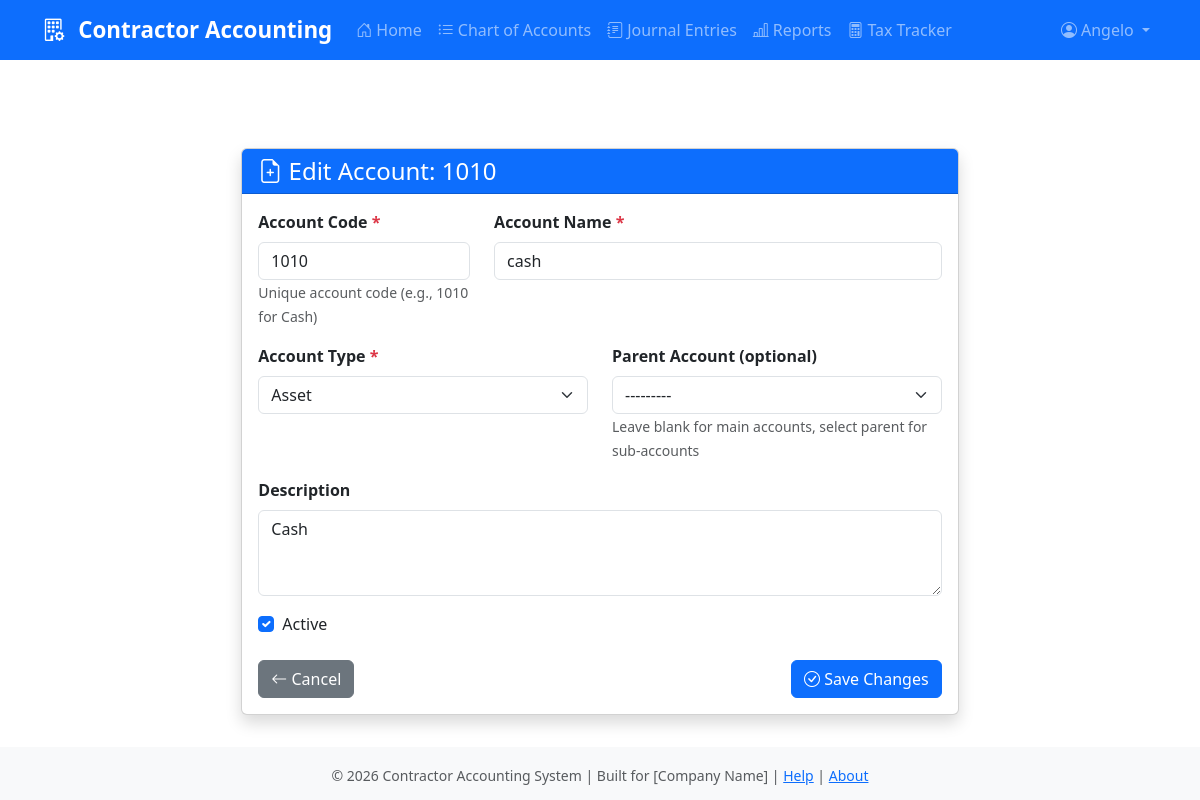
/ledger/accounts/1/edit/ (signed in), run on the app's committed database.
### Users/models.py (models this page shows, shortened)
class User(AbstractUser):
    ROLE_CHOICES = (
        ('admin', 'Admin'),
        ('accountant', 'Accountant'),
        ('bookkeeper', 'Bookkeeper'),
        ('client', 'Client'),
    )
    role = models.CharField(
        max_length=10, choices=ROLE_CHOICES, default='client')

### ledger/models.py (models this page shows)
class Account(models.Model):
    ACCOUNT_TYPES = [
        ('ASSET', 'Asset'),
        ('LIABILITY', 'Liability'),
        ('EQUITY', 'Equity'),
        ('REVENUE', 'Revenue'),
        ('EXPENSE', 'Expense'),
    ]
    code = models.CharField(max_length=20, unique=True,
                            help_text="Account code (e.g., 1010, 5010)")
    name = models.CharField(max_length=200, help_text="Account name")
    account_type = models.CharField(max_length=20, choices=ACCOUNT_TYPES)
    parent = models.ForeignKey(
        'self',
        on_delete=models.SET_NULL,
        null=True,
        blank=True,
        related_name='children',
        help_text="Parent account for hierarchical chart of accounts"
    )
    is_active = models.BooleanField(default=True)
    description = models.TextField(blank=True)
    created_at = models.DateTimeField(auto_now_add=True)
    updated_at = models.DateTimeField(auto_now=True)
    class Meta:
        ordering = ['code']
        verbose_name = "Account"
        verbose_name_plural = "Chart of Accounts"
    def __str__(self):
        return f"{self.code} - {self.name}"

### ledger/views.py (the view)
# urls.py: path('accounts/<int:pk>/edit/', views.account_edit, name='account_edit'),
@login_required(login_url='login')
def account_edit(request, pk):
    account = get_object_or_404(Account, pk=pk)
    if request.method == 'POST':
        form = AccountForm(request.POST, instance=account)
        if form.is_valid():
            account = form.save()
            messages.success(
                request, f'Account {account.code} - {account.name} updated successfully!')
            return redirect('accounts_list')
    else:
        form = AccountForm(instance=account)
    context = {
        'form': form,
        'account': account,
        'title': f'Edit Account: {account.code}',
        'button_text': 'Save Changes',
    }
    return render(request, 'ledger/account_form.html', context)

### ledger/templates/ledger/account_form.html (shortened to what this page needs)
{% extends 'ledger/base.html' %}
{% block content %}
<div class="container mt-4">
    <div class="row justify-content-center">
        <div class="col-lg-8">
            <div class="card shadow">
                <div class="card-header bg-primary text-white">
                    <h4 class="mb-0">
                        <i class="bi bi-file-earmark-plus"></i> {{ title }}
                    </h4>
                </div>
                <div class="card-body">
                    <form method="post">
                        <div class="row">
                            <div class="col-md-4 mb-3">
                                <label for="{{ form.code.id_for_label }}" class="form-label fw-bold">
                                    {{ form.code.label }} <span class="text-danger">*</span>
                                </label>
                                {{ form.code }}
                                {% if form.code.help_text %}
                                    <small class="form-text text-muted">{{ form.code.help_text }}</small>
                                {% endif %}
                            </div>
                            <div class="col-md-8 mb-3">
                                <label for="{{ form.name.id_for_label }}" class="form-label fw-bold">
                                    {{ form.name.label }} <span class="text-danger">*</span>
                                </label>
                                {{ form.name }}
                            </div>
                        </div>
                        <div class="row">
                            <div class="col-md-6 mb-3">
                                <label for="{{ form.account_type.id_for_label }}" class="form-label fw-bold">
                                    {{ form.account_type.label }} <span class="text-danger">*</span>
                                </label>
                                {{ form.account_type }}
                            </div>
                            <div class="col-md-6 mb-3">
                                <label for="{{ form.parent.id_for_label }}" class="form-label fw-bold">
                                    {{ form.parent.label }}
                                </label>
                                {{ form.parent }}
                                {% if form.parent.help_text %}
                                    <small class="form-text text-muted">{{ form.parent.help_text }}</small>
                                {% endif %}
                            </div>
                        </div>
                        <div class="mb-3">
                            <label for="{{ form.description.id_for_label }}" class="form-label fw-bold">
                                {{ form.description.label }}
                            </label>
                            {{ form.description }}
                        </div>
                        <div class="form-check mb-4">
                            {{ form.is_active }}
                            <label class="form-check-label" for="{{ form.is_active.id_for_label }}">
                                {{ form.is_active.label }}
                            </label>
                        </div>
                        <div class="d-flex justify-content-between">
                            <a href="{% url 'accounts_list' %}" class="btn btn-secondary">
                                <i class="bi bi-arrow-left"></i> Cancel
                            </a>
                            <button type="submit" class="btn btn-primary">
                                <i class="bi bi-check-circle"></i> {{ button_text }}
                            </button>
                        </div>
                    </form>
                </div>
            </div>
        </div>
    </div>
</div>
{% endblock %}

### ledger/templates/ledger/base.html (shortened to what this page needs)
<!DOCTYPE html>
<html lang="en">
<head>
    <link href="https://cdn.jsdelivr.net/npm/bootstrap@5.3.3/dist/css/bootstrap.min.css" rel="stylesheet">
    <link href="https://cdn.jsdelivr.net/npm/bootstrap-icons@1.11.3/font/bootstrap-icons.css" rel="stylesheet">
</head>
<body>
    <nav class="navbar navbar-expand-lg navbar-dark bg-primary sticky-top">
        <div class="container">
            <a class="navbar-brand" href="{% url 'dashboard' %}">
                <i class="bi bi-building-gear me-2"></i>
                Contractor Accounting
            </a>
            <div class="collapse navbar-collapse" id="navbarNav">
                <ul class="navbar-nav me-auto">
                    <li class="nav-item">
                        <a class="nav-link" href="{% url 'dashboard' %}">
                            <i class="bi bi-house-door me-1"></i>Home
                        </a>
                    </li>
                    <li class="nav-item">
                        <a class="nav-link" href="{% url 'accounts_list' %}">
                            <i class="bi bi-list-ul me-1"></i>Chart of Accounts
                        </a>
                    </li>
                    <li class="nav-item">
                        <a class="nav-link" href="{% url 'journals_list' %}">
                            <i class="bi bi-journal-text me-1"></i>Journal Entries
                        </a>
                    </li>
                    <li class="nav-item">
                        <a class="nav-link" href="{% url 'report_trial_balance' %}">
                            <i class="bi bi-bar-chart-line me-1"></i>Reports
                        </a>
                    </li>
                    <li class="nav-item">
                        <a class="nav-link" href="{% url 'taxes_dashboard' %}">
                            <i class="bi bi-calculator me-1"></i>Tax Tracker
                        </a>
                    </li>
                </ul>
                <ul class="navbar-nav">
                    <li class="nav-item dropdown">
                        <a class="nav-link dropdown-toggle" href="#" role="button" data-bs-toggle="dropdown">
                            <i class="bi bi-person-circle me-1"></i>{{ user.get_full_name|default:user.username }}
                        </a>
                    </li>
                </ul>
            </div>
        </div>
    </nav>
    <div class="container-fluid">
        <main class="main-content">
            {% block content %}
            {% endblock %}
        </main>
    </div>
    <footer class="footer mt-auto">
        <div class="container text-center">
            <small class="text-muted">
                &copy; 2026 Contractor Accounting System |
                Built for [Company Name] |
                <a href="#">Help</a> | <a href="#">About</a>
            </small>
        </div>
    </footer>
</body>
</html>

### ledger/templates/ledger/base.html (style rules this page uses)
.navbar-brand { font-weight: bold; font-size: 1.4rem; }
.navbar-nav .nav-link { font-weight: 500; }
.main-content { margin-top: 2rem; padding: 2rem; min-height: 70vh; }
.footer { background-color: #f8f9fa; padding: 1rem 0; margin-top: auto; }

### data on the page
User: get_full_name "Angelo"
Account: code "1010", name "cash", account_type "Asset", parent "---------", description "Cash", is_active "☑"

### other printed values
{{ title }} "Edit Account: 1010"
{{ button_text }} "Save Changes"
